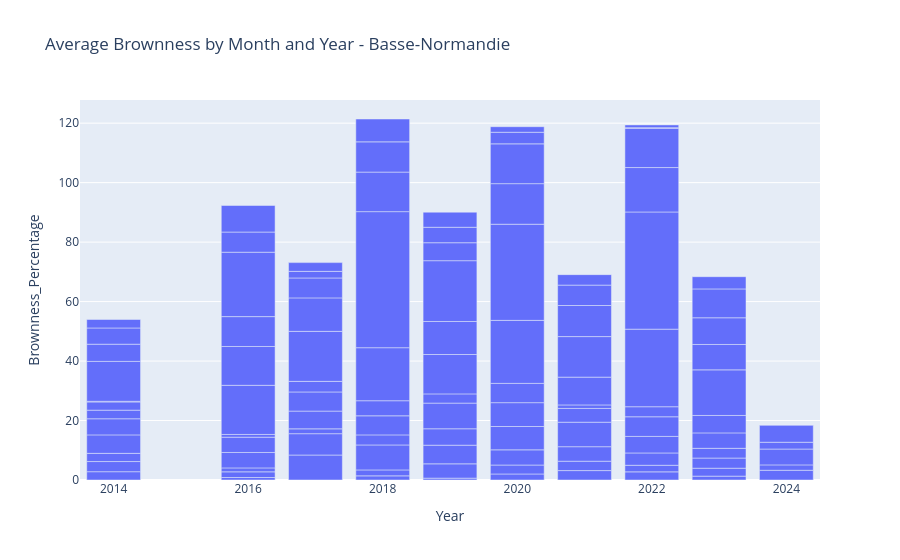

Notebook code for this chart:
### Code cell
region = "Basse-Normandie"
brown_bar_chart(region)

### Figure 1 — Plotly figure (JSON) as saved in the notebook; plotly's stock layout.template omitted (floating-point values rounded to 4 significant figures)
{"data": [{"alignmentgroup": "True", "customdata": [[1], [2], [3], [4], [5], [6], [7], [8], [9], [10], [11], [12], [1], [2], [3], [4], [5], [6], [7], [8], [9], [10], [11], [12], [1], [2], [3], [4], [5], [6], [7], [8], [9], [11], [12], [1], [2], [3], [4], [5], [6], [7], [8], [9], [10], [11], [1], [2], [3], [4], [5], [6], [7], [8], [9], [10], [11], [12], [1], [2], [3], [4], [5], [6], [7], [8], [9], [10], [11], [12], [2], [3], [4], [5], [6], [7], [8], [9], [10], [11], [12], [1], [2], [3], [4], [5], [6], [7], [8], [9], [10], [11], [12], [1], [2], [3], [4], [5], [6], [7], [8], [9], [10], [11], [12], [1], [2], [3], [4], [5]], "hovertemplate": "Year=%{x}<br>Brownness_Percentage=%{y}<br>Month=%{customdata[0]}<extra></extra>", "legendgroup": "", "marker": {"color": "#636efa", "pattern": {"shape": ""}}, "name": "", "offsetgroup": "", "orientation": "v", "showlegend": false, "textposition": "auto", "type": "bar", "x": [2014, 2014, 2014, 2014, 2014, 2014, 2014, 2014, 2014, 2014, 2014, 2014, 2016, 2016, 2016, 2016, 2016, 2016, 2016, 2016, 2016, 2016, 2016, 2016, 2017, 2017, 2017, 2017, 2017, 2017, 2017, 2017, 2017, 2017, 2017, 2018, 2018, 2018, 2018, 2018, 2018, 2018, 2018, 2018, 2018, 2018, 2019, 2019, 2019, 2019, 2019, 2019, 2019, 2019, 2019, 2019, 2019, 2019, 2020, 2020, 2020, 2020, 2020, 2020, 2020, 2020, 2020, 2020, 2020, 2020, 2021, 2021, 2021, 2021, 2021, 2021, 2021, 2021, 2021, 2021, 2021, 2022, 2022, 2022, 2022, 2022, 2022, 2022, 2022, 2022, 2022, 2022, 2022, 2023, 2023, 2023, 2023, 2023, 2023, 2023, 2023, 2023, 2023, 2023, 2023, 2024, 2024, 2024, 2024, 2024], "xaxis": "x", "y": [2.793, 3.409, 2.759, 6.214, 5.416, 2.892, 2.77, 0.2155, 13.42, 5.785, 5.455, 2.846, 0.8421, 1.901, 1.327, 5.183, 5.146, 0.9165, 16.53, 13.06, 10.05, 21.66, 6.783, 8.927, 8.402, 7.174, 1.628, 5.97, 6.436, 3.56, 16.82, 11.25, 6.7, 2.217, 2.944, 1.39, 1.999, 8.402, 3.383, 6.417, 5.072, 17.83, 45.76, 13.3, 10.17, 7.684, 0.6226, 4.816, 6.271, 5.516, 8.635, 3.1, 13.24, 11.1, 20.45, 6.035, 5.199, 5.079, 2.023, 3.016, 5.106, 7.847, 8.016, 6.48, 21.19, 32.33, 13.64, 13.38, 3.898, 1.872, 3.167, 3.156, 4.88, 8.24, 4.627, 1.182, 9.345, 13.64, 10.45, 6.859, 3.523, 2.735, 2.22, 4.14, 5.561, 6.608, 3.38, 26.08, 39.41, 14.94, 13.21, 0.205, 0.9269, 1.3, 2.666, 3.411, 3.277, 5.189, 5.862, 15.34, 8.538, 8.978, 9.704, 4.141, 0.09228, 3.268, 1.818, 5.325, 2.289, 5.677], "yaxis": "y"}], "layout": {"barmode": "relative", "legend": {"tracegroupgap": 0}, "title": {"text": "Average Brownness by Month and Year - Basse-Normandie"}, "xaxis": {"anchor": "y", "domain": [0, 1], "title": {"text": "Year"}}, "yaxis": {"anchor": "x", "domain": [0, 1], "title": {"text": "Brownness_Percentage"}}}}
